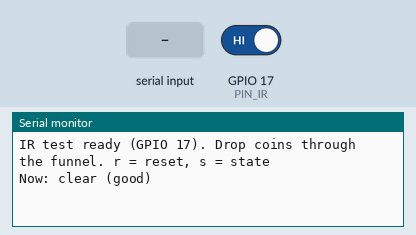
Simulated run of this sketch. Board: ESP32. Parts: the last lines printed to the serial monitor. Inputs (shaded band) come from the test bench; at power-on: GPIO 17 (PIN_IR) HIGH.

Above: at 1.5 s.
1.6 s: GPIO 17 (PIN_IR) driven LOW
At 4.0 s:
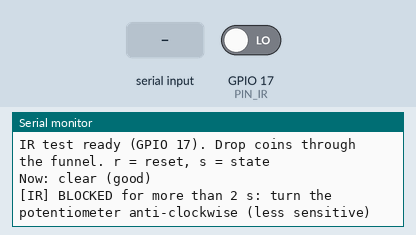
4.6 s: "r" received over Serial
At 5.4 s:
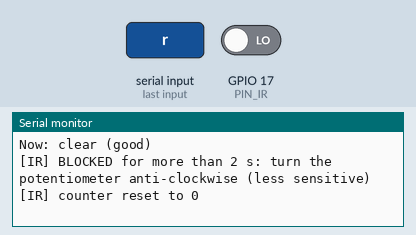
6.1 s: "s" received over Serial
At 6.9 s:
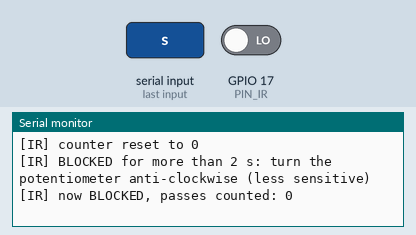
7.6 s: GPIO 17 (PIN_IR) driven HIGH
At 8.1 s:
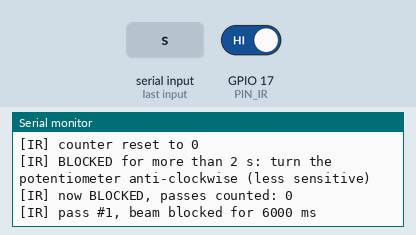
9.1 s: "s" received over Serial
At 10.5 s:
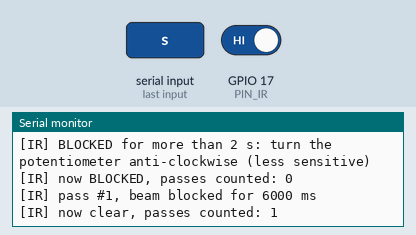

Measured:
- after the input at 1.6 s, the serial monitor: prints a new line after 2.0 s (image 1)
- after the input at 4.6 s, the serial monitor: prints a new line at once (image 2)
- after the input at 6.1 s, the serial monitor: prints a new line at once (image 3)
- after the input at 7.6 s, the serial monitor: prints a new line at once (image 4)
- after the input at 9.1 s, the serial monitor: prints a new line at once (image 5)

The sketch:

ir_test.ino
```cpp
/*
 * Kotak Amal Cerdas - IR sensor test (FC-51), for calibrating the sensitivity
 *
 * Board: "ESP32 Dev Module". No libraries needed.
 * Wiring: FC-51 VCC -> 3V3, GND -> GND, OUT -> GPIO 17
 *
 * Every time something passes the beam it prints one line with how long it blocked the beam,
 * so even a fast coin shows up. Serial Monitor 115200.
 *   r = reset the counter      s = show the current state
 *
 * How to calibrate:
 *   1. Empty funnel, nothing moving: the green "obstacle" LED on the FC-51 must be OFF and
 *      the Serial Monitor quiet. If it says BLOCKED or keeps counting, turn the blue potentiometer
 *      a little anti-clockwise (less sensitive) until it stays quiet.
 *   2. Drop 20 coins of Rp100 (the smallest) one by one, then type s.
 *      Count must be 20. If it is lower, turn the potentiometer a little clockwise (more sensitive)
 *      or move the sensor closer to the narrowest part of the funnel.
 *   3. Repeat 1 and 2 until both pass. Then also try a folded note and a handful of coins.
 */

const int PIN_IR = 17;

volatile unsigned long passes = 0;
volatile unsigned long blockedAt = 0;
volatile unsigned long lastMs = 0;   // duration of the last pass, in ms
volatile bool newPass = false;

void IRAM_ATTR onChange() {
  unsigned long now = millis();
  if (digitalRead(PIN_IR) == LOW) {           // beam blocked: something is passing
    blockedAt = now;
  } else if (blockedAt) {                     // beam clear again: the object has passed
    lastMs = now - blockedAt;
    blockedAt = 0;
    passes++;
    newPass = true;
  }
}

void setup() {
  Serial.begin(115200);
  delay(300);
  pinMode(PIN_IR, INPUT_PULLUP);
  attachInterrupt(digitalPinToInterrupt(PIN_IR), onChange, CHANGE);
  Serial.println("\nIR test ready (GPIO 17). Drop coins through the funnel. r = reset, s = state");
  Serial.printf("Now: %s\n", digitalRead(PIN_IR) == LOW ? "BLOCKED  <- too sensitive or something in the way" : "clear (good)");
}

void loop() {
  if (newPass) {
    newPass = false;
    Serial.printf("[IR] pass #%lu, beam blocked for %lu ms\n", passes, lastMs);
  }

  // Warn if the beam stays blocked: too sensitive, or seeing the funnel wall / outside light
  static unsigned long warned = 0;
  if (blockedAt && millis() - blockedAt > 2000 && millis() - warned > 2000) {
    warned = millis();
    Serial.println("[IR] BLOCKED for more than 2 s: turn the potentiometer anti-clockwise (less sensitive)");
  }

  while (Serial.available()) {
    char c = Serial.read();
    if (c == 'r') { passes = 0; Serial.println("[IR] counter reset to 0"); }
    if (c == 's') Serial.printf("[IR] now %s, passes counted: %lu\n",
                                digitalRead(PIN_IR) == LOW ? "BLOCKED" : "clear", passes);
  }
  delay(5);
}
```
